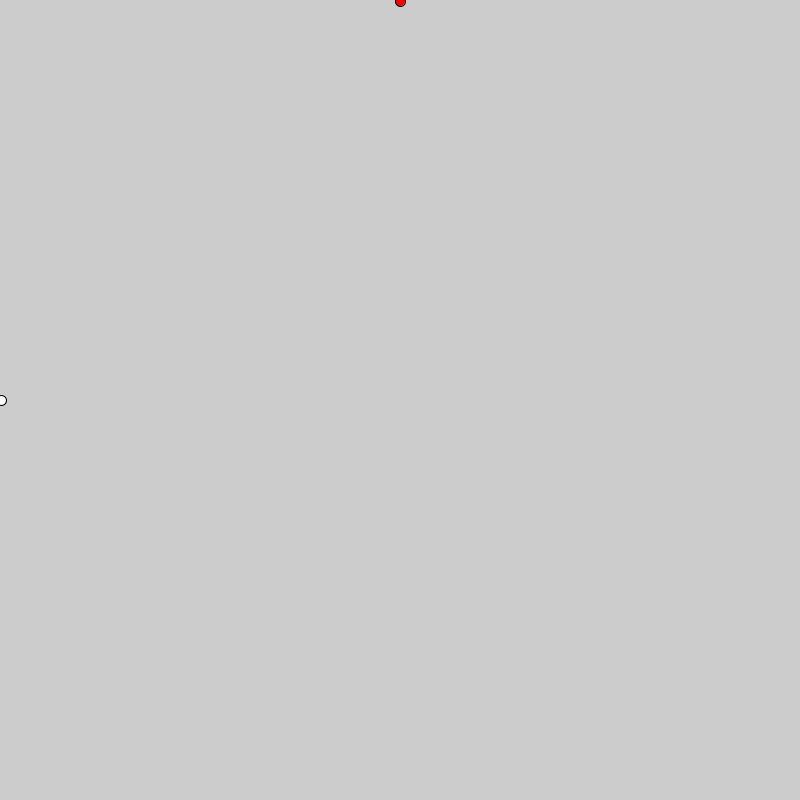
Frame 1 (no input)
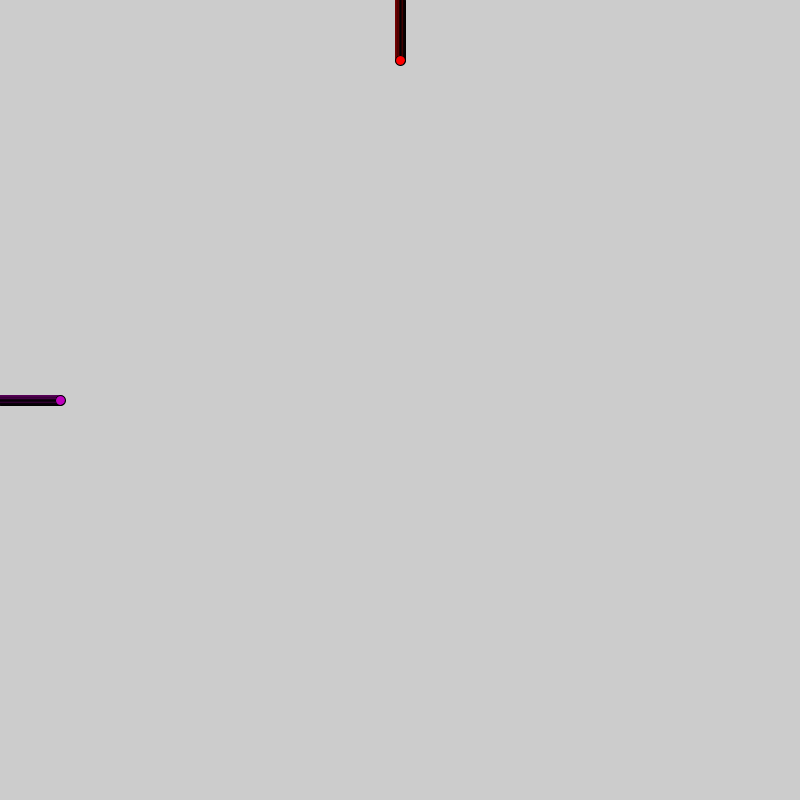
Frame 60 (the mouse pressed at the canvas centre just before this capture)
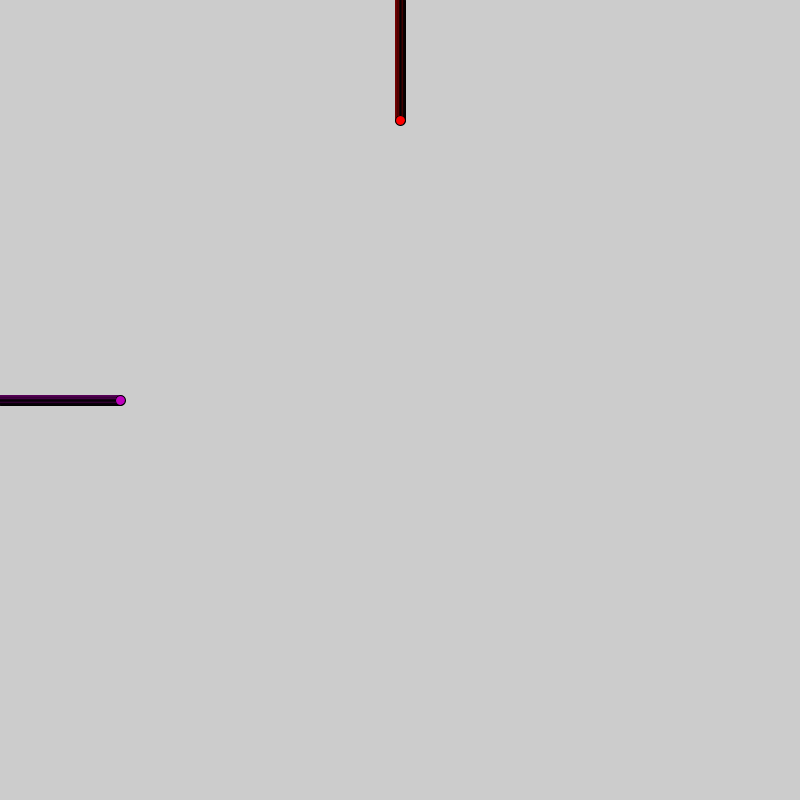
Frame 120 (the mouse held since frame 60 and released just before this capture)

The Processing sketch that drew these frames (run headless with seeded random() and noise(); from frame 60 on, the mouse is pressed at the canvas centre):

// Processing sketch: processing_158072
// ── processing_158072.pde

float px =0;
void setup() {
  size(800, 800);
}

void draw() {
  px++;
  ellipse(px, 400, 10, 10);
  if(px<width/2){
    fill(255,0,0);  
  }else{
    fill(0,255,0);   
  }
  ellipse(400,px,10,10);
  if(px<height/2){
    fill(190,0,190);
  }else{
    fill(0,100,100); }
}
